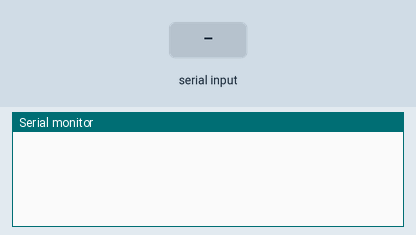
Simulated run of this sketch. Board: Arduino Mega 2560, built with avr-gcc and run on an emulated ATmega2560. Shown: the last lines printed to the serial monitor. The inputs (shaded band) are chosen by the test bench.

Above: at 1.2 s.
1.3 s: "START\n" received over Serial
At 2.5 s:
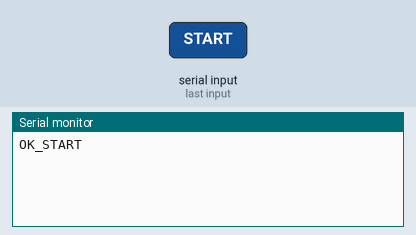
2.8 s: "STOP\n" received over Serial
At 3.7 s:
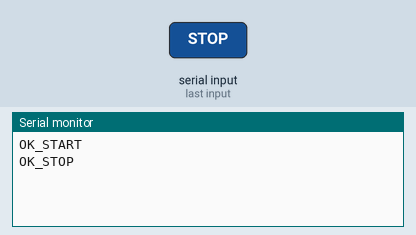
4.3 s: "1\n" received over Serial
At 4.8 s:
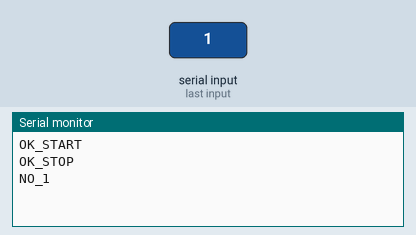

The sketch:

DEBUG_SerialBuffer.ino
```cpp
#include <Arduino.h>
#include "SerialBuffer.h"

SerialBuffer termSerial( 0, '\n', 5000, 16 );

void setup() {
  termSerial.begin( 115200 );
}

void loop() {
  serialBufferEvent();
}

void serialBufferEvent() {
  if( termSerial.buffStepAndIsCompleted() ) termSerialEvent();
}

void termSerialEvent() {
  if( termSerial.buffRead() == "START" || termSerial.buffRead() == "STOP" ) termSerial.println( "OK_" + termSerial.buffRead() );
  else termSerial.println( "NO_" + termSerial.buffRead() );
}
```

SerialBuffer.cpp
```cpp
//----------------------------------------------------------------------//
//                             SERIALBUFFER                             //
//                                                    version 16.04.25  //
//                                             date 25/04/2016 - 22h59  //
//----------------------------------------------------------------------//
//  Permet de gérer simplement les communications via un port série     //
//  ainsi que l'envoi et la récéption de commandes                      //
//----------------------------------------------------------------------//
//                                                     Valentin LORTET  //
//                             Pour l'IUT de Nantes et le club Serinus  //
//----------------------------------------------------------------------//

#include "SerialBuffer.h"

SerialBuffer::SerialBuffer( int serialPort, char endChar, int maxTime, int maxChar ){
  this->serialPort = serialPort;

  this->endChar = endChar;
  this->maxTime = maxTime;
  this->maxChar = maxChar;

  this->buffReset();
}

void SerialBuffer::buffStep(){
  if( buffIsFinished() ) buffReset();

  if( buffSize() > 0 && maxTime != 0 && millis() > bufferDate + maxTime ) {
    avorted = true;
    return;
  }

  while( available() && !buffIsFinished() ){
    if( buffSize() == 0 ) bufferDate = millis();

    if( ( maxTime != 0 && millis() > bufferDate + maxTime ) || ( maxChar != 0 && buffSize() >= maxChar ) ) {
      avorted = true;
      return;
    }

    char c = read();

    if( c == endChar && buffSize() > 0 ) completed = true;
    else if( c != endChar ) buffer += c;
  }
}
boolean SerialBuffer::buffStepAndIsCompleted() {
  buffStep();

  return buffIsCompleted();
}
boolean SerialBuffer::buffStepAndIsAvorted() {
  buffStep();

  return buffIsAvorted();
}
boolean SerialBuffer::buffStepAndIsFinished() {
  buffStep();

  return buffIsFinished();
}

boolean SerialBuffer::buffIsCompleted() {
  return completed;
}
boolean SerialBuffer::buffIsAvorted() {
  return avorted;
}
boolean SerialBuffer::buffIsFinished() {
  return ( buffIsCompleted() || buffIsAvorted() );
}

String SerialBuffer::buffRead() {
  return buffer;
}
int SerialBuffer::buffSize() {
    return buffRead().length();
}

void SerialBuffer::buffWait( String string ) {
  while( !buffStepAndIsFinished() || buffRead() != "START" );
}

void SerialBuffer::begin( long bauds ){
  if( serialPort == 0 ) Serial.begin( bauds );

  //#if defined( HAVE_HWSERIAL3 )
    else if( serialPort == 1 ) Serial1.begin( bauds );
    else if( serialPort == 2 ) Serial2.begin( bauds );
    else if( serialPort == 3 ) Serial3.begin( bauds );
  //#endif
}
boolean SerialBuffer::available(){
  if( serialPort == 0 ) return Serial.available();

  //#if defined( HAVE_HWSERIAL3 )
    if( serialPort == 1 ) return Serial1.available();
    if( serialPort == 2 ) return Serial2.available();
    if( serialPort == 3 ) return Serial3.available();
  //#endif

  return false;
}
char SerialBuffer::read(){
  if( serialPort == 0 ) return Serial.read();

  //#if defined( HAVE_HWSERIAL3 )
    if( serialPort == 1 ) return Serial1.read();
    if( serialPort == 2 ) return Serial2.read();
    if( serialPort == 3 ) return Serial3.read();
  //#endif

  return ' ';
}
void SerialBuffer::print( String string ){
  if( serialPort == 0 ) Serial.print( string );

  //#if defined( HAVE_HWSERIAL3 )
    else if( serialPort == 1 ) Serial1.print( string );
    else if( serialPort == 2 ) Serial2.print( string );
    else if( serialPort == 3 ) Serial3.print( string );
  //#endif
}
void SerialBuffer::println( String string ){
  if( serialPort == 0 ) Serial.print( string + endChar );
  else if( serialPort == 1 ) Serial1.print( string + endChar );
  else if( serialPort == 2 ) Serial2.print( string + endChar );
  else if( serialPort == 3 ) Serial3.print( string + endChar );
}

void SerialBuffer::buffReset() {
  bufferDate = 0;
  buffer = "";
  completed = false;
  avorted = false;
}
```

SerialBuffer.h
```cpp
//----------------------------------------------------------------------//
//                             SERIALBUFFER                             //
//                                                    version 16.04.25  //
//                                             date 25/04/2016 - 22h59  //
//----------------------------------------------------------------------//
//  Permet de gérer simplement les communications via un port série     //
//  ainsi que l'envoi et la récéption de commandes                      //
//----------------------------------------------------------------------//
//                                                     Valentin LORTET  //
//                             Pour l'IUT de Nantes et le club Serinus  //
//----------------------------------------------------------------------//

#ifndef SERIALBUFFER_H
#define SERIALBUFFER_H

#include <Arduino.h>

class SerialBuffer {
  public:
    // Init (set configuration)
    SerialBuffer( int serialPort, char endChar, int maxTime, int maxChar );

    // Set data
    void buffStep();
    boolean buffStepAndIsCompleted();
    boolean buffStepAndIsAvorted();
    boolean buffStepAndIsFinished();

    // Get data
    String buffRead();
    int buffSize();

    void buffWait( String string );

    // Get state
    boolean buffIsCompleted();
    boolean buffIsAvorted();
    boolean buffIsFinished();

    // Serial
    void begin( long bauds );
    boolean available();
    char read();
    void print( String string );
    void println( String string );

    // Reset
    void buffReset();

  private:
    // Data
    unsigned long bufferDate;
    String buffer;

    // State
    boolean completed;
    boolean avorted;

    // Configuration
    int serialPort;
    char endChar;
    int maxTime;
    int maxChar;
};

#endif
```

Measured:
- after the input at 1.3 s, the serial monitor: prints a new line at once (image 1)
- after the input at 2.8 s, the serial monitor: prints a new line at once (image 2)
- after the input at 4.3 s, the serial monitor: prints a new line at once (image 3)
